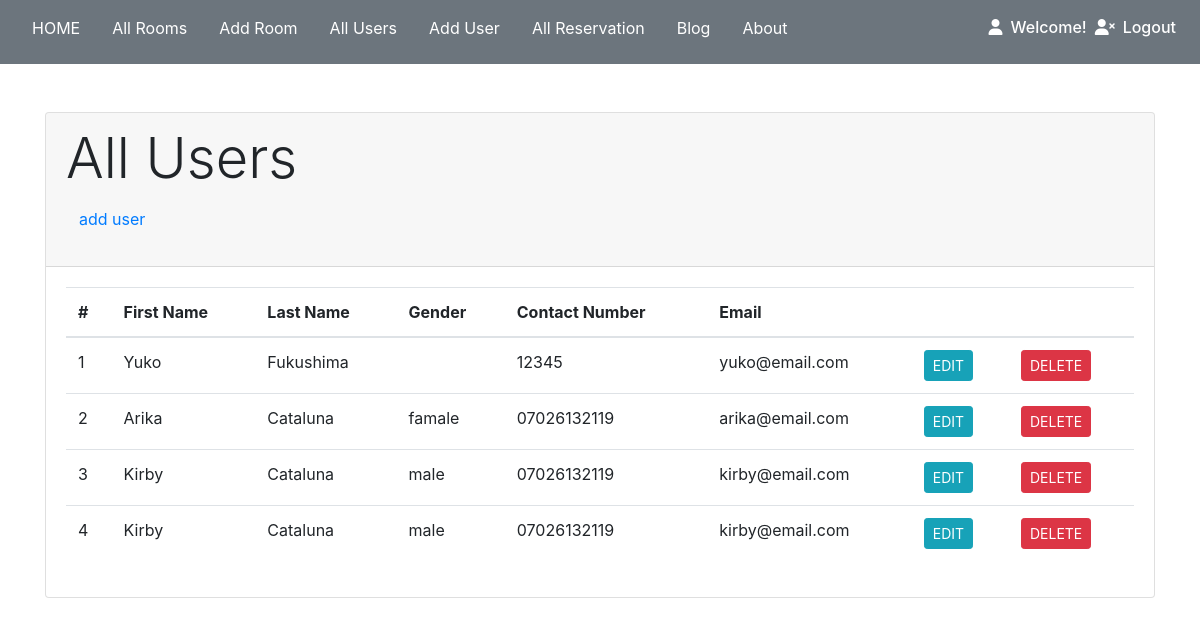
The page /allUsers.php on the database its author committed.
### tables this page shows
CREATE TABLE `user` (
  `user_id` int(11) NOT NULL,
  `firstname` varchar(50) NOT NULL,
  `lastname` varchar(50) NOT NULL,
  `number` varchar(50) NOT NULL,
  `email` varchar(50) NOT NULL,
  `gender` varchar(10) NOT NULL,
  `password` varchar(50) NOT NULL,
  `status` varchar(1) NOT NULL DEFAULT 'U'
);

### class/database.php (called while the page is built, shortened)
<?php
    class Database{
        private $servername = "localhost";
        private $username = "root";
        private $password = "root";
        private $databasename = "hotel";
        public function __construct(){
            $this->conn = new mysqli($this->servername,$this->username,$this->password,$this->databasename);
            return $this->conn;
        }
    }
?>

### class/user.php (called while the page is built, shortened)
<?php
    require_once 'database.php';
    class User extends Database{
        public function getUsers(){
            $sql = "SELECT * FROM user";
            $result = $this->conn->query($sql);
            $rows = array();
            while($row = $result->fetch_assoc()){
                $rows[] = $row;
            }
            return $rows;
        }
    }
?>

### allUsers.php (the view, shortened to what this page needs)
<?php
    require_once 'class/user.php';
    $user = new User();
    $result = $user->getUsers();
?>
<!DOCTYPE html>
<html lang="en">
<head>
    <link rel="stylesheet" href="https://stackpath.bootstrapcdn.com/bootstrap/4.3.1/css/bootstrap.min.css">
</head>
<body>
<nav class="navbar navbar-expand-lg navbar-white bg-secondary text-white">
        <ul class="nav navbar-nav mr-auto pb-0 mb-0">
            <li class="nav-item">
                <a href="index.php" class="nav-link text-white pb-0 px-3"><p>HOME</p></a>
            </li>
            <li class="nav-item">
                <a href="allRooms.php" class="nav-link text-white pb-0 px-3"><p>    All Rooms</p></a>
            </li>
            <li class="nav-item">
                <a href="addRoom.php" class="nav-link text-white pb-0 px-3"><p>    Add Room</p></a>
            </li>
            <li class="nav-item">
                <a href="allUsers.php" class="nav-link text-white pb-0 px-3"><p>    All Users</p></a>
            </li>
            <li class="nav-item">
                <a href="register/register.php" class="nav-link text-white pb-0 px-3"><p>    Add User</p></a>
            </li>
            <li class="nav-item">
                <a href="allReservation.php" class="nav-link text-white pb-0 px-3"><p>    All Reservation</p></a>
            </li>
            <li class="nav-item">
                <a href="blog.php" class="nav-link text-white pb-0 px-3"><p>    Blog</p></a>
            </li>
            <li class="nav-item">
                <a href="about.php" class="nav-link text-white pb-0 px-3"><p>    About</p></a>
            </li>
        </ul>
        <ul  class="nav navbar-nav float-right">
            <li>
                <?php
                    $loginid = $_SESSION['userid'];
                    echo "<h6><i class='fas fa-user'></i><a href='menuAdmin.php?id=".$loginid."' class='nav-link text-white d-inline pb-0'>Welcome! ".$_SESSION['fname']."</a></h6>";
                ?>
            </li>
            <li>
                <h6><i class="fas fa-user-times"></i><a href="logout.php" class="nav-link text-white d-inline pb-0">Logout</a></h6>
            </li>
        </ul>
    </nav>
    <div class="container mt-5">
        <div class="card">
            <div class="card-header">
                <h3 class="display-4">All Users</h3>
                <p  class="btn text-dark"><a href="register/register.php">add user</a></p>
            </div>
            <div class="card-body">
                <table class="table">
                    <thead>
                        <th>#</th>
                        <th>First Name</th>
                        <th>Last Name</th>
                        <th>Gender</th>
                        <th>Contact Number</th>
                        <th>Email</th>
                        <th></th>
                        <th></th>
                    </thead>
                    <tbody>
                    <?php
                        foreach ($result as $row) {
                            $id = $row['user_id'];
                            echo "
                            <tr>
                                <td>".$row['user_id']."</td>
                                <td>".$row['firstname']."</td>
                                <td>".$row['lastname']."</td>
                                <td>".$row['gender']."</td>
                                <td>".$row['number']."</td>
                                <td>".$row['email']."</td>
                                <td><a href='editUsers.php?id=$id' class='btn btn-info btn-sm'>EDIT</a></td>
                                <td><a href='action/userAction.php?actiontype=delete_user&user_id=$id' class='btn btn-danger btn-sm'>DELETE</a></td>
                            </tr>";
                        }
                    ?>
                    </tbody>
                </table>
            </div>
        </div>
    </div>
</body>
</html>

### rows shown on the page
user: user_id "1", firstname "Yuko", lastname "Fukushima", number "12345", email "yuko@email.com"
user: user_id "2", firstname "Arika", lastname "Cataluna", gender "famale", number "07026132119", email "arika@email.com"
user: user_id "3", firstname "Kirby", lastname "Cataluna", gender "male", number "07026132119", email "kirby@email.com"
user: user_id "4", firstname "Kirby", lastname "Cataluna", gender "male", number "07026132119", email "kirby@email.com"
